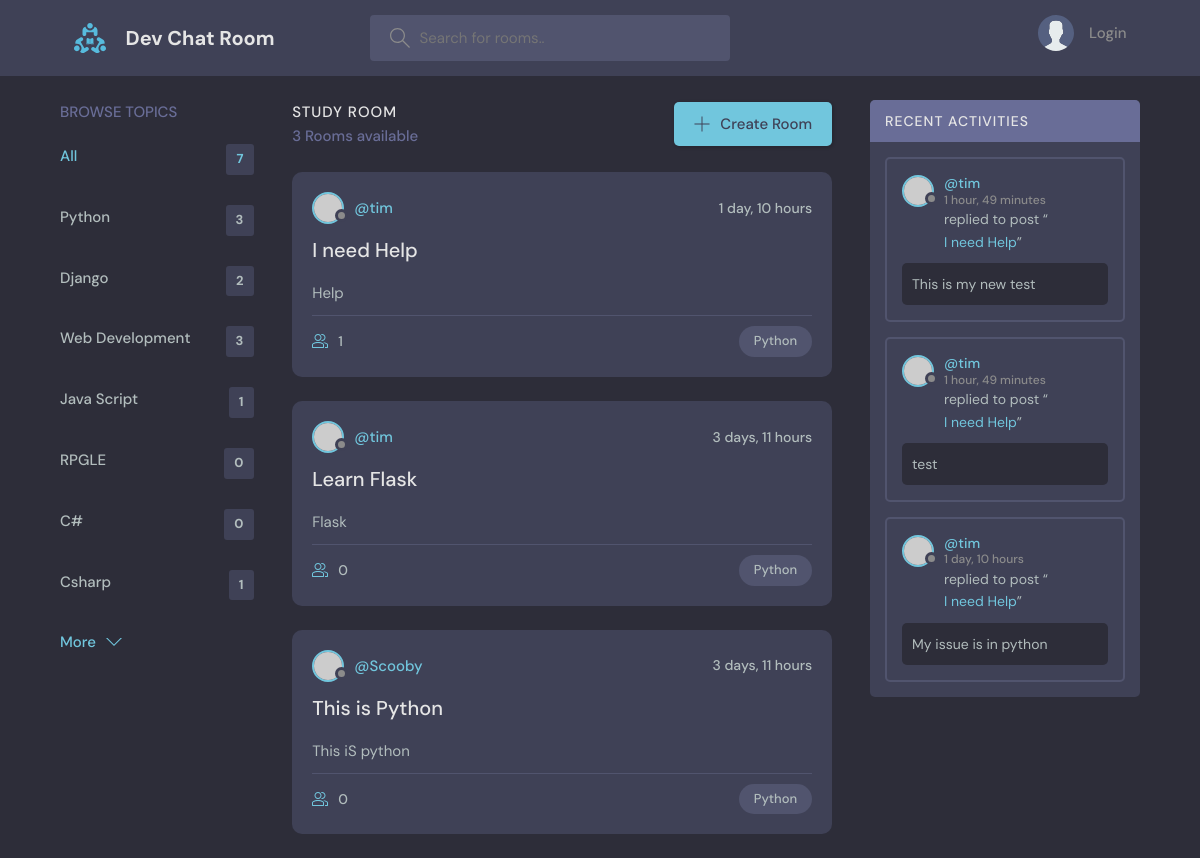
Page /?q=Python on the committed database.
### base/models.py (models this page shows, shortened)
class Topic(models.Model):
    name =models.CharField(max_length=200)

class Room(models.Model):
    host = models.ForeignKey(User, on_delete=models.SET_NULL,null=True)
    topic = models.ForeignKey(Topic, on_delete=models.SET_NULL,null=True)
    name =models.CharField(max_length=200)
    description = models.TextField(null=True, blank=True, max_length=300)
    participants = models.ManyToManyField(User, related_name="participants",blank=True)
    updated = models.DateTimeField(auto_now=True)
    created = models.DateTimeField(auto_now_add=True)
    class Meta:
        ordering = ['-updated','-created']
    def __str__(self):
        return self.name

class Message(models.Model):
    user = models.ForeignKey(User,on_delete = models.CASCADE)
    room = models.ForeignKey(Room, on_delete =models.CASCADE)
    body = models.TextField ()
    updated = models.DateTimeField(auto_now=True)
    created = models.DateTimeField(auto_now_add=True)
    class Meta:
        ordering = ['-updated','-created']

### base/views.py (the view)
# urls.py: 2. Add a URL to urlpatterns:  path('', views.home, name='home')
def home(request):
    q = request.GET.get('q') if request.GET.get('q') !=None else ''
    rooms = Room.objects.filter(
        Q(topic__name__icontains =q)|
        Q(name__icontains =q)|
        Q(description__icontains =q)
        )
    topics = Topic.objects.all()
    room_count = rooms.count()
    room_messages = Message.objects.filter(
        Q(room__topic__name__icontains =q)
    )
    context = {'rooms':rooms,'topics':topics,'room_count':room_count,'room_messages':room_messages }
    return render(request, 'base/home.html', context)

### base/templates/base/home.html (shortened to what this page needs)
{% extends 'main.html' %} {% block content %}
<main class="layout layout--3">
  <div class="container">
    {% include 'base/topics_components.html'%}
    <div class="roomList">
      <div class="roomList__header">
        <div>
          <h2>Study Room</h2>
          <p>{{room_count}} Rooms available</p>
        </div>
        <a class="btn btn--main" href="{%url 'create-room'%}">
          <svg
            version="1.1"
            xmlns="http://www.w3.org/2000/svg"
            width="32"
            height="32"
            viewBox="0 0 32 32"
          >
            <title>add</title>
            <path
              d="M16.943 0.943h-1.885v14.115h-14.115v1.885h14.115v14.115h1.885v-14.115h14.115v-1.885h-14.115v-14.115z"
            ></path>
          </svg>
          Create Room
        </a>
      </div>
      {%include "base/feed_component.html" %}
    </div>
    {% include 'base/activity_component.html' %}
  </div>
</main>
{% endblock content%}

### base/templates/base/topics_components.html
<div class="topics">
    <div class="topics__header">
      <h2>Browse Topics</h2>
    </div>
    <ul class="topics__list">
      <li>
        <a href="{% url 'home' %}" class="active">All <span>{{topics.count}}</span></a>
      </li>
      {% for topic in topics %}
      <li>
        <a href="{% url 'home' %}?q={{topic.name}}">{{ topic.name }} <span>{{topic.room_set.all.count}}</span></a>
      </li>
      {% endfor %}
    </ul>
    <a class="btn btn--link" href="topics.html">
      More
      <svg version="1.1" xmlns="http://www.w3.org/2000/svg" width="32" height="32" viewBox="0 0 32 32">
        <title>chevron-down</title>
        <path d="M16 21l-13-13h-3l16 16 16-16h-3l-13 13z"></path>
      </svg>
    </a>
  </div>

### base/templates/base/feed_component.html (shortened to what this page needs)
{% for room in rooms %}
<div class="roomListRoom">
    <div class="roomListRoom__header">
      <a href="{% url 'user-profile' room.host.id %}" class="roomListRoom__author">
        <div class="avatar avatar--small">
          <img src="https://randomuser.me/api/portraits/women/11.jpg" />
        </div>
        <span>@{{room.host.username}}</span>
      </a>
      <div class="roomListRoom__actions">
        <span>{{room.created | timesince}}</span>
      </div>
    </div>
    <div class="roomListRoom__content">
      <a href="{%url 'room' room.id %}">{{room.name}}</a>
      <p>
        {{room.description}}
      </p>
    </div>
    <div class="roomListRoom__meta">
      <a href="{%url 'room' room.id %}" class="roomListRoom__joined">
        {{room.participants.all.count}}
      </a>
      <p class="roomListRoom__topic">{{room.topic.name}}</p>
    </div>
  </div>
{% endfor %}

### base/templates/base/activity_component.html (shortened to what this page needs)
<div class="activities">
  <div class="activities__header">
    <h2>Recent Activities</h2>
  </div>
  {%for messages in room_messages%}
  <div class="activities__box">
    <div class="activities__boxHeader roomListRoom__header">
      <a href="{% url 'user-profile' messages.user.id %}" class="roomListRoom__author">
        <div class="avatar avatar--small">
          <img src="https://randomuser.me/api/portraits/women/11.jpg" />
        </div>
        <p>
          @{{messages.user }}
          <span>{{messages.created | timesince}}</span>
        </p>
      </a>
    </div>
    <div class="activities__boxContent">
      <p>replied to post “<a href="{% url 'room' messages.room.id %}">{{messages.room}}</a>”</p>
      <div class="activities__boxRoomContent">
        <p>{{messages.body}}</p>
      </div>
    </div>
  </div>
  {%endfor %}
</div>

### rows in the picture
Topic: name "Python", room_set.all.count "3"
Topic: name "Django", room_set.all.count "2"
Topic: name "Web Development", room_set.all.count "3"
Topic: name "Java Script", room_set.all.count "1"
Topic: name "RPGLE", room_set.all.count "0"
Topic: name "C#", room_set.all.count "0"
Topic: name "Csharp", room_set.all.count "1"
Room: host.username "tim", created "1 day, 10 hours", name "I need Help", description "Help", participants.all.count "1", topic.name "Python"
Room: host.username "tim", created "3 days, 11 hours", name "Learn Flask", description "Flask", participants.all.count "0", topic.name "Python"
Room: host.username "Scooby", created "3 days, 11 hours", name "This is Python", description "This iS python", participants.all.count "0", topic.name "Python"
Message: user "tim", created "1 hour, 49 minutes", room "I need Help", body "This is my new test"
Message: user "tim", created "1 hour, 49 minutes", room "I need Help", body "test"
Message: user "tim", created "1 day, 10 hours", room "I need Help", body "My issue is in python"

### other values in the picture
{{ topics.count }} "7"
{{ room_count }} "3"
